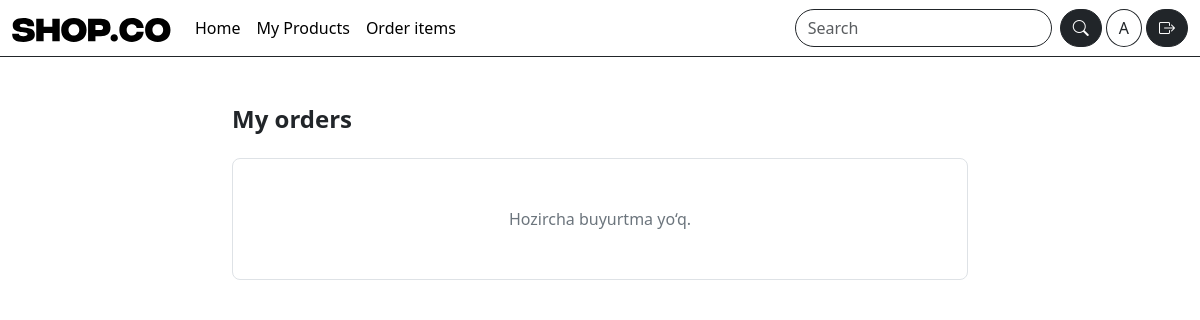
The app's page /my-orders/ (signed in), older data.
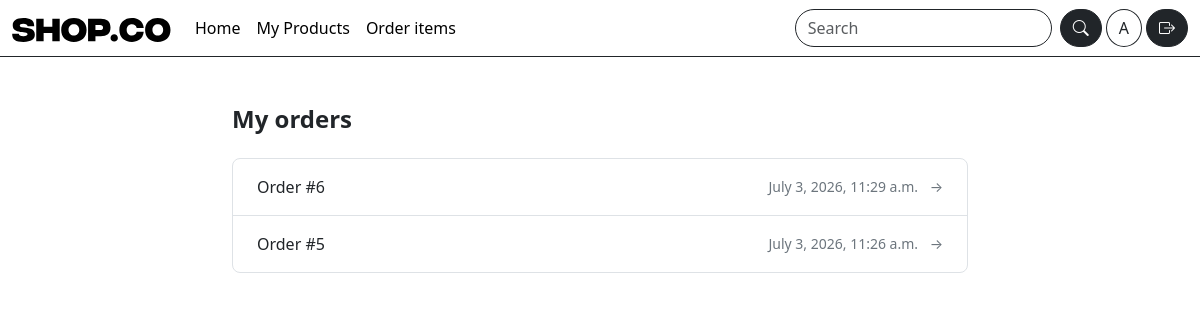
The same page, newer data.
### orders/models.py (models this page shows, shortened)
class Order(models.Model):
   user = models.ForeignKey(  # buyurtma egasi (xaridor)
       settings.AUTH_USER_MODEL,
       on_delete=models.CASCADE,
       related_name="orders"
   )
   full_name = models.CharField(max_length=120)  # checkoutdagi ism-familiya
   phone = models.CharField(max_length=30)  # telefon
   address = models.TextField()  # manzil (sodda variant)
   delivery_method = models.CharField(max_length=50, default="standard")  # yetkazish turi
   note = models.TextField(blank=True)  # izoh (ixtiyoriy)
   created_at = models.DateTimeField(auto_now_add=True)  # yaratilgan vaqt

### orders/views.py (the view)
# urls.py: path("my-orders/",views.MyOrdersListView.as_view(), name="my_orders"),  # history
class MyOrdersListView(LoginRequiredMixin, ListView):
   model = Order
   template_name = "orders/my_orders.html"
   context_object_name = "orders"
   paginate_by = 10  # 10 tadan ko‘rsatadi
   def get_queryset(self):
       return Order.objects.filter(user=self.request.user).order_by("-created_at")  # faqat o‘z orderlari

### templates/orders/my_orders.html (shortened to what this page needs)
{% extends "base.html" %}
{% block content %}
<div class="container py-5" style="max-width: 760px;">
  <h1 class="h4 fw-semibold mb-4">My orders</h1>
  {% if orders %}
    <div class="border rounded-3 overflow-hidden">
      {% for o in orders %}
        <a href="{% url 'order_detail' o.id %}"
           class="d-flex justify-content-between align-items-center text-decoration-none px-4 py-3 text-dark
                  {% if not forloop.last %}border-bottom{% endif %}">
          <span class="fw-medium">Order #{{ o.id }}</span>
          <span class="text-secondary small">{{ o.created_at }} <span class="ms-2">→</span></span>
        </a>
      {% endfor %}
    </div>
  {% else %}
    <div class="border rounded-3 text-center text-secondary py-5">
      Hozircha buyurtma yo‘q.
    </div>
  {% endif %}
</div>
{% endblock %}

Row changes from the older to the newer data that the page shows:
added Order: id "6", created_at "July 3, 2026, 11:29 a.m."
added Order: id "5", created_at "July 3, 2026, 11:26 a.m."
Text that changed along with them:
text no longer shown: "Hozircha buyurtma yo‘q."
